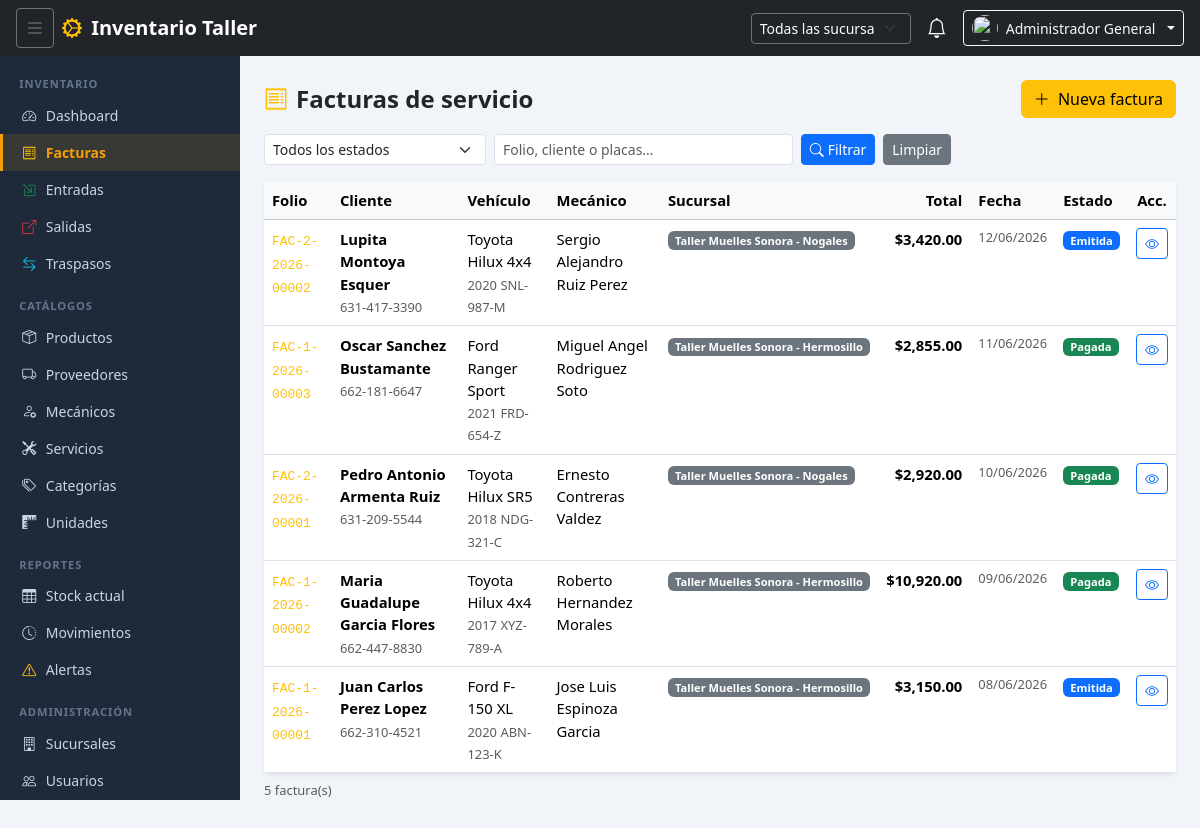
The app's page /?modulo=facturas (signed in) with its own data.
### tables this page shows
CREATE TABLE `facturas` (
  `id` int(10) unsigned NOT NULL AUTO_INCREMENT,
  `folio` varchar(30) NOT NULL,
  `sucursal_id` tinyint(3) unsigned NOT NULL,
  `estado` enum('borrador','emitida','pagada','cancelada') NOT NULL DEFAULT 'borrador',
  `cliente_nombre` varchar(150) NOT NULL,
  `cliente_tel` varchar(25) DEFAULT NULL,
  `vh_marca` varchar(60) NOT NULL,
  `vh_modelo` varchar(80) NOT NULL,
  `vh_anio` smallint(5) unsigned NOT NULL,
  `vh_placas` varchar(20) DEFAULT NULL,
  `mecanico_id` int(10) unsigned DEFAULT NULL,
  `servicio_id` smallint(5) unsigned DEFAULT NULL,
  `mano_obra` decimal(12,2) NOT NULL DEFAULT 0.00,
  `mano_obra_desc` varchar(200) DEFAULT NULL,
  `subtotal` decimal(12,2) NOT NULL DEFAULT 0.00,
  `total` decimal(12,2) NOT NULL DEFAULT 0.00,
  `movimiento_id` int(10) unsigned DEFAULT NULL,
  `referencia_proneg` varchar(80) DEFAULT NULL,
  `notas` text DEFAULT NULL,
  `usuario_id` int(10) unsigned NOT NULL,
  `fecha_emision` datetime DEFAULT NULL,
  `fecha_pago` datetime DEFAULT NULL,
  `created_at` datetime NOT NULL DEFAULT current_timestamp(),
  `updated_at` datetime NOT NULL DEFAULT current_timestamp() ON UPDATE current_timestamp(),
  `descuento_pct` decimal(5,2) NOT NULL DEFAULT 0.00,
  PRIMARY KEY (`id`),
  UNIQUE KEY `uq_fac_folio` (`folio`),
  KEY `idx_fac_sucursal` (`sucursal_id`),
  KEY `idx_fac_estado` (`estado`),
  KEY `idx_fac_fecha` (`created_at`),
  KEY `fk_fac_mec` (`mecanico_id`),
  KEY `fk_fac_ser` (`servicio_id`),
  KEY `fk_fac_mov` (`movimiento_id`),
  KEY `fk_fac_usr` (`usuario_id`),
  CONSTRAINT `fk_fac_mec` FOREIGN KEY (`mecanico_id`) REFERENCES `mecanicos` (`id`) ON DELETE SET NULL,
  CONSTRAINT `fk_fac_mov` FOREIGN KEY (`movimiento_id`) REFERENCES `movimientos` (`id`) ON DELETE SET NULL,
  CONSTRAINT `fk_fac_ser` FOREIGN KEY (`servicio_id`) REFERENCES `servicios` (`id`) ON DELETE SET NULL,
  CONSTRAINT `fk_fac_suc` FOREIGN KEY (`sucursal_id`) REFERENCES `sucursales` (`id`),
  CONSTRAINT `fk_fac_usr` FOREIGN KEY (`usuario_id`) REFERENCES `usuarios` (`id`)
);

CREATE TABLE `sucursales` (
  `id` tinyint(3) unsigned NOT NULL AUTO_INCREMENT,
  `nombre` varchar(100) NOT NULL,
  `ciudad` varchar(80) NOT NULL,
  `direccion` varchar(255) DEFAULT NULL,
  `telefono` varchar(20) DEFAULT NULL,
  `activa` tinyint(1) NOT NULL DEFAULT 1,
  `created_at` datetime NOT NULL DEFAULT current_timestamp(),
  `foto` varchar(255) DEFAULT NULL,
  `latitud` decimal(10,7) DEFAULT NULL,
  `longitud` decimal(10,7) DEFAULT NULL,
  PRIMARY KEY (`id`)
);

### core/Controller.php (called while the page is built, shortened)
<?php
class Controller
{
    protected function render(string $vista, array $datos = []): void
    {
        require_once BASE_PATH . '/shared/views/layout.php';
    }
    protected function getInt(string $key, int $default = 0): int
    {
        return (int) ($_GET[$key] ?? $default);
    }
    protected function getStr(string $key, string $default = ''): string
    {
        return trim(strip_tags($_GET[$key] ?? $default));
    }
}

### modules/facturas/FacturaController.php (called while the page is built, shortened)
<?php
require_once BASE_PATH . '/core/Controller.php';
require_once BASE_PATH . '/modules/facturas/FacturaModel.php';
class FacturaController extends Controller
{
    private FacturaModel $model;
    public function __construct()
    {
        $this->model = new FacturaModel();
    }
    public function index(): void
    {
        $sucursal_id = Auth::sucursalFiltro();
        $estado      = $this->getStr('estado');
        $buscar      = $this->getStr('buscar');
        $pagina      = max(1, $this->getInt('pagina', 1));
        $resultado = $this->model->listar($sucursal_id, $estado, $buscar, $pagina);
        $this->render('facturas/lista', compact('titulo','resultado','estado','buscar'));
    }
}

### core/Router.php (called while the page is built, shortened)
<?php
class Router
{
    public static function dispatch(): void
    {
        $accion = filter_input(INPUT_GET, 'accion', FILTER_SANITIZE_SPECIAL_CHARS) ?? 'index';
        $controller = new $clase();
        $metodo = self::sanitizarMetodo($accion);
        $controller->$metodo();
    }
    private static function sanitizarMetodo(string $accion): string
    {
        $partes = explode('_', preg_replace('/[^a-z0-9_]/', '', strtolower($accion)));
        $metodo = array_shift($partes);
        return $metodo;
    }
}

### index.php (called while the page is built, shortened)
<?php
require_once BASE_PATH . '/core/Session.php';
require_once BASE_PATH . '/core/Auth.php';
require_once BASE_PATH . '/core/Model.php';
require_once BASE_PATH . '/core/Controller.php';
require_once BASE_PATH . '/core/Router.php';
Router::dispatch();

### core/Session.php (called while the page is built, shortened)
<?php
class Session
{
    public static function get(string $key, mixed $default = null): mixed
    {
        return $_SESSION[$key] ?? $default;
    }
}

### core/Auth.php (called while the page is built, shortened)
<?php
class Auth
{
    public static function tienePermiso(string $permiso): bool
    {
        $rol = Session::get('usuario_rol');
        $permisos = PERMISOS[$rol] ?? [];
        return in_array('*', $permisos) || in_array($permiso, $permisos);
    }
    public static function esAdmin(): bool
    {
        return Session::get('usuario_rol') === ROL_ADMIN;
    }
    public static function sucursalFiltro(): ?int
    {
        if (self::esAdmin()) {
            $sid = filter_input(INPUT_GET, 'sucursal_id', FILTER_VALIDATE_INT);
            return $sid ?: null;
        }
        return (int) Session::get('usuario_sucursal_id');
    }
}

### config/database.example.php (called while the page is built, shortened)
<?php
class Database
{
    private static ?PDO $instance = null;
    public static function getInstance(): PDO
    {
        if (self::$instance === null) {
            $dsn = sprintf(
                'mysql:host=%s;dbname=%s;charset=%s',
                DB_HOST, DB_NAME, DB_CHARSET
            );
            self::$instance = new PDO($dsn, DB_USER, DB_PASS, [
                PDO::ATTR_ERRMODE            => PDO::ERRMODE_EXCEPTION,
                PDO::ATTR_DEFAULT_FETCH_MODE => PDO::FETCH_ASSOC,
                PDO::ATTR_EMULATE_PREPARES   => false,
            ]);
        }
        return self::$instance;
    }
}

### core/Model.php (called while the page is built, shortened)
<?php
class Model
{
    protected PDO $db;
    public function __construct()
    {
        $this->db = Database::getInstance();
    }
    protected function query(string $sql, array $params = []): PDOStatement
    {
        $stmt = $this->db->prepare($sql);
        $stmt->execute($params);
        return $stmt;
    }
    protected function fetchAll(string $sql, array $params = []): array
    {
        return $this->query($sql, $params)->fetchAll();
    }
    protected function fetchColumn(string $sql, array $params = []): mixed
    {
        return $this->query($sql, $params)->fetchColumn();
    }
    public function paginar(string $sql, array $params, int $pagina, int $porPagina = 20): array
    {
        $total = (int) $this->fetchColumn(
            "SELECT COUNT(*) FROM ({$sql}) AS _t",
            $params
        );
        $offset = ($pagina - 1) * $porPagina;
        $filas  = $this->fetchAll(
            "{$sql} LIMIT {$porPagina} OFFSET {$offset}",
            $params
        );
        return [
            'filas'       => $filas,
            'total'       => $total,
            'pagina'      => $pagina,
            'por_pagina'  => $porPagina,
            'total_paginas' => max(1, (int) ceil($total / $porPagina)),
        ];
    }
}

### modules/facturas/FacturaModel.php (called while the page is built, shortened)
<?php
require_once BASE_PATH . '/core/Model.php';
class FacturaModel extends Model
{
    public function listar(?int $sucursal_id, string $estado, string $buscar, int $pagina): array
    {
        $where  = 'WHERE 1=1';
        $params = [];
        $sql = "SELECT f.id, f.folio, f.estado, f.cliente_nombre, f.cliente_tel,
                       f.vh_marca, f.vh_modelo, f.vh_anio, f.vh_placas,
                       f.total, f.created_at, f.fecha_emision,
                       su.nombre AS sucursal,
                       COALESCE(m.nombre,'—') AS mecanico,
                       u.nombre AS usuario
                FROM facturas f
                INNER JOIN sucursales su ON su.id = f.sucursal_id
                INNER JOIN usuarios   u  ON u.id  = f.usuario_id
                LEFT  JOIN mecanicos  m  ON m.id  = f.mecanico_id
                {$where}
                ORDER BY f.created_at DESC";
        return $this->paginar($sql, $params, $pagina, 25);
    }
}

### modules/facturas/views/lista.php (the view, shortened to what this page needs)
<div class="d-flex justify-content-between align-items-center mb-3">
    <h4 class="fw-bold mb-0"><i class="bi bi-receipt text-warning me-2"></i>Facturas de servicio</h4>
    <?php if (Auth::tienePermiso('facturas.crear')): ?>
    <a href="<?= $appUrl ?>/?modulo=facturas&accion=nueva" class="btn btn-warning">
        <i class="bi bi-plus-lg me-1"></i> Nueva factura
    </a>
    <?php endif; ?>
</div>
<form method="GET" action="<?= $appUrl ?>/" class="row g-2 mb-3 align-items-center">
    <div class="col-md-3">
        <select name="estado" class="form-select form-select-sm">
            <option value="">Todos los estados</option>
        </select>
    </div>
    <div class="col-md-4">
        <input type="text" name="buscar" class="form-control form-control-sm"
               placeholder="Folio, cliente o placas…" value="<?= htmlspecialchars($buscar) ?>">
    </div>
    <div class="col-auto">
        <button class="btn btn-primary btn-sm" type="submit"><i class="bi bi-search me-1"></i>Filtrar</button>
        <a href="<?= $appUrl ?>/?modulo=facturas" class="btn btn-secondary btn-sm ms-1">Limpiar</a>
    </div>
</form>
<div class="card border-0 shadow-sm">
    <div class="card-body p-0">
        <div class="table-responsive">
            <table class="table table-hover mb-0">
                <thead class="table-light">
                    <tr>
                        <th>Folio</th>
                        <th>Cliente</th>
                        <th>Vehículo</th>
                        <th>Mecánico</th>
                        <th>Sucursal</th>
                        <th class="text-end">Total</th>
                        <th>Fecha</th>
                        <th>Estado</th>
                        <th class="text-center">Acc.</th>
                    </tr>
                </thead>
                <tbody>
                <?php if (empty($resultado['filas'])): ?>
                    <tr><td colspan="9" class="text-center text-muted py-4">No hay facturas registradas</td></tr>
                <?php else: ?>
                    <?php foreach ($resultado['filas'] as $f): ?>
                    <?php
                    $badgeColor = match($f['estado']) {
                        'borrador'  => 'bg-warning text-dark',
                        'emitida'   => 'bg-primary',
                        'pagada'    => 'bg-success',
                        'cancelada' => 'bg-secondary',
                        default     => 'bg-light text-dark'
                    };
                    ?>
                    <tr>
                        <td><code class="text-warning"><?= htmlspecialchars($f['folio']) ?></code></td>
                        <td>
                            <div class="fw-semibold"><?= htmlspecialchars($f['cliente_nombre']) ?></div>
                            <small class="text-muted"><?= htmlspecialchars($f['cliente_tel'] ?: '') ?></small>
                        </td>
                        <td>
                            <div><?= htmlspecialchars($f['vh_marca'] . ' ' . $f['vh_modelo']) ?></div>
                            <small class="text-muted"><?= $f['vh_anio'] ?> <?= htmlspecialchars($f['vh_placas'] ?: '') ?></small>
                        </td>
                        <td><?= htmlspecialchars($f['mecanico']) ?></td>
                        <td><span class="badge bg-secondary"><?= htmlspecialchars($f['sucursal']) ?></span></td>
                        <td class="text-end fw-bold">$<?= number_format($f['total'],2) ?></td>
                        <td class="text-muted small"><?= date('d/m/Y', strtotime($f['created_at'])) ?></td>
                        <td><span class="badge <?= $badgeColor ?>"><?= ucfirst($f['estado']) ?></span></td>
                        <td class="text-center">
                            <a href="<?= $appUrl ?>/?modulo=facturas&accion=detalle&id=<?= $f['id'] ?>"
                               class="btn btn-sm btn-outline-primary"><i class="bi bi-eye"></i></a>
                        </td>
                    </tr>
                    <?php endforeach; ?>
                <?php endif; ?>
                </tbody>
            </table>
        </div>
    </div>
</div>
<p class="text-muted small mt-2"><?= number_format($resultado['total']) ?> factura(s)</p>

### assets/css/app.css (style rules this page uses)
:root { --sidebar-width: 240px; --navbar-height: 56px; --color-primary: #f59e0b; --color-sidebar-bg: #1e2a3a; --color-sidebar-text: #cbd5e1; --color-sidebar-active: #f59e0b; }
body { background: #f1f5f9; font-size: .925rem; }

### records on screen
facturas: folio "FAC-2-2026-00002", cliente_nombre "Lupita Montoya Esquer", cliente_tel "631-417-3390", vh_marca+vh_modelo "Toyota Hilux 4x4", vh_anio "2020", vh_placas "SNL-987-M", mecanico "Sergio Alejandro Ruiz Perez", sucursal.nombre "Taller Muelles Sonora - Nogales", total "3,420.00", created_at "12/06/2026", estado "Emitida"
facturas: folio "FAC-1-2026-00003", cliente_nombre "Oscar Sanchez Bustamante", cliente_tel "662-181-6647", vh_marca+vh_modelo "Ford Ranger Sport", vh_anio "2021", vh_placas "FRD-654-Z", mecanico "Miguel Angel Rodriguez Soto", sucursal.nombre "Taller Muelles Sonora - Hermosillo", total "2,855.00", created_at "11/06/2026", estado "Pagada"
facturas: folio "FAC-2-2026-00001", cliente_nombre "Pedro Antonio Armenta Ruiz", cliente_tel "631-209-5544", vh_marca+vh_modelo "Toyota Hilux SR5", vh_anio "2018", vh_placas "NDG-321-C", mecanico "Ernesto Contreras Valdez", sucursal.nombre "Taller Muelles Sonora - Nogales", total "2,920.00", created_at "10/06/2026", estado "Pagada"
facturas: folio "FAC-1-2026-00002", cliente_nombre "Maria Guadalupe Garcia Flores", cliente_tel "662-447-8830", vh_marca+vh_modelo "Toyota Hilux 4x4", vh_anio "2017", vh_placas "XYZ-789-A", mecanico "Roberto Hernandez Morales", sucursal.nombre "Taller Muelles Sonora - Hermosillo", total "10,920.00", created_at "09/06/2026", estado "Pagada"
facturas: folio "FAC-1-2026-00001", cliente_nombre "Juan Carlos Perez Lopez", cliente_tel "662-310-4521", vh_marca+vh_modelo "Ford F-150 XL", vh_anio "2020", vh_placas "ABN-123-K", mecanico "Jose Luis Espinoza Garcia", sucursal.nombre "Taller Muelles Sonora - Hermosillo", total "3,150.00", created_at "08/06/2026", estado "Emitida"

### other values on screen
$appName "Inventario Taller"
$usuario['nombre'] "Administrador General"
$resultado['total'] "5"
